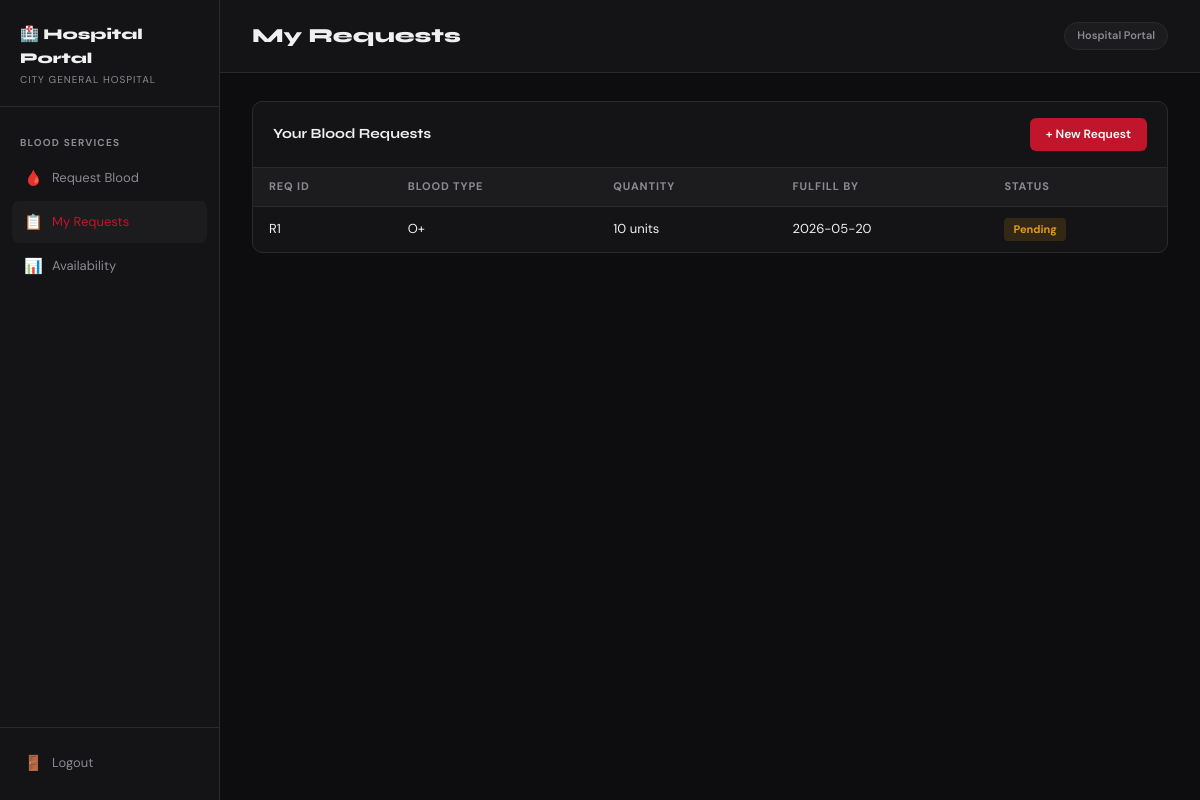
The page /hospital/my_requests (signed in) on the database its author committed.
### tables this page shows
CREATE TABLE tb_hospital (
        H_id INTEGER PRIMARY KEY AUTOINCREMENT,
        H_name TEXT, H_contact TEXT, H_email TEXT,
        H_address TEXT, H_con_person TEXT, password TEXT
    );

CREATE TABLE tb_h_request (
        H_R_id INTEGER PRIMARY KEY AUTOINCREMENT,
        H_id INTEGER, H_R_BloodGrp TEXT, Requested_qnt INTEGER,
        Fulfill_till TEXT, status TEXT DEFAULT 'Pending'
    );

### app.py (the view)
@app.route('/hospital/my_requests')
@hospital_required
def hospital_my_requests():
    h_id = session['hospital_id']
    db   = get_db()
    reqs = db.execute("""SELECT r.*, h.H_name FROM tb_h_request r
                         JOIN tb_hospital h ON r.H_id=h.H_id
                         WHERE r.H_id=? ORDER BY r.H_R_id DESC""", (h_id,)).fetchall()
    db.close()
    return render_template('hospital/my_requests.html', requests=reqs)

### app.py (called while the page is built)
def get_db():
    conn = sqlite3.connect(DB)
    conn.row_factory = sqlite3.Row
    return conn

def hospital_required(f):
    from functools import wraps
    @wraps(f)
    def decorated(*args, **kwargs):
        if session.get('role') != 'hospital':
            return redirect(url_for('login'))
        return f(*args, **kwargs)
    return decorated

### templates/hospital/my_requests.html (shortened to what this page needs)
{% extends 'hospital/base.html' %}
{% block hospital_content %}
<div class="topbar"><h2>My Requests</h2><span class="tag">Hospital Portal</span></div>
<div class="page-content">
  <div class="table-section">
    <div class="table-header"><h3>Your Blood Requests</h3>
      <a href="{{ url_for('hospital_request') }}" class="btn-add">+ New Request</a>
    </div>
    <div class="table-wrap">
      <table>
        <thead><tr><th>Req ID</th><th>Blood Type</th><th>Quantity</th><th>Fulfill By</th><th>Status</th></tr></thead>
        <tbody>
          {% for row in requests %}
          <tr>
            <td>R{{ row['H_R_id'] }}</td>
            <td>{{ row['H_R_BloodGrp'] }}</td>
            <td>{{ row['Requested_qnt'] }} units</td>
            <td>{{ row['Fulfill_till'] }}</td>
            <td><span class="badge {{ row['status']|lower }}">{{ row['status'] }}</span></td>
          </tr>
          {% else %}
          <tr><td colspan="5" style="text-align:center; color:var(--muted); padding:28px;">No requests yet. <a href="{{ url_for('hospital_request') }}" style="color:var(--red);">Submit one →</a></td></tr>
          {% endfor %}
        </tbody>
      </table>
    </div>
  </div>
</div>
{% endblock %}

### templates/hospital/base.html
{% extends 'base.html' %}
{% block body %}
<div class="admin-layout">
  <aside class="sidebar">
    <div class="sidebar-brand">
      <div class="brand-name">🏥 Hospital Portal</div>
      <div class="brand-role">{{ session.get('hospital_name','Hospital') }}</div>
    </div>
    <nav class="sidebar-nav">
      <div class="nav-section">Blood Services</div>
      <a href="{{ url_for('hospital_request') }}" class="sidebar-link {{ 'active' if request.endpoint=='hospital_request' else '' }}">
        <span class="icon">🩸</span> Request Blood
      </a>
      <a href="{{ url_for('hospital_my_requests') }}" class="sidebar-link {{ 'active' if request.endpoint=='hospital_my_requests' else '' }}">
        <span class="icon">📋</span> My Requests
      </a>
      <a href="{{ url_for('hospital_availability') }}" class="sidebar-link {{ 'active' if request.endpoint=='hospital_availability' else '' }}">
        <span class="icon">📊</span> Availability
      </a>
    </nav>
    <div class="sidebar-footer">
      <a href="{{ url_for('logout') }}" class="sidebar-link">
        <span class="icon">🚪</span> Logout
      </a>
    </div>
  </aside>
  <main class="admin-main">
    {% block hospital_content %}{% endblock %}
  </main>
</div>
{% endblock %}

### static/css/style.css (style rules this page uses)
:root { --red: #c0152a; --red-dark: #8b0d1e; --red-bright: #e8192f; --bg: #0d0d0f; --surface: #141416; --surface2: #1c1c1f; --border: #2a2a2e; --text: #f0f0f2; --muted: #8a8a92; --green: #1faa6e; --amber: #e09b1a; --blue: #2563eb; --font-display: 'Syne', sans-serif; --font-body: 'DM Sans', sans-serif; --radius: 10px; }
* { margin:0; padding:0; box-sizing:border-box; }
body { font-family: var(--font-body); background: var(--bg); color: var(--text); font-size: 14px; line-height: 1.6; }
a { color: inherit; text-decoration: none; }
.btn-add { display: inline-flex; align-items: center; gap: 6px; padding: 7px 16px; background: var(--red); color: #fff; border-radius: 6px; font-size: 12px; font-weight: 600; transition: background .2s; }
.admin-layout { display: flex; min-height: 100vh; }
.sidebar { width: 220px; background: var(--surface); border-right: 1px solid var(--border); display: flex; flex-direction: column; position: fixed; top: 0; bottom: 0; overflow-y: auto; }
.sidebar-brand { padding: 22px 20px 18px; border-bottom: 1px solid var(--border); }
.sidebar-brand .brand-name { font-family: var(--font-display); font-size: 15px; font-weight: 800; }
.sidebar-brand .brand-role { font-size: 10px; color: var(--muted); text-transform: uppercase; letter-spacing: .1em; margin-top: 2px; }
.sidebar-nav { padding: 14px 12px; flex: 1; }
.nav-section { font-size: 10px; font-weight: 700; letter-spacing: .12em; text-transform: uppercase; color: var(--muted); padding: 14px 8px 6px; }
.sidebar-link { display: flex; align-items: center; gap: 10px; padding: 9px 12px; border-radius: 7px; font-size: 13px; color: var(--muted); transition: all .15s; margin-bottom: 2px; }
.sidebar-link:hover, .sidebar-link.active { background: var(--surface2); color: var(--text); }
.sidebar-link.active { color: var(--red); }
.sidebar-link .icon { font-size: 15px; width: 18px; text-align: center; }
.sidebar-footer { padding: 14px 12px; border-top: 1px solid var(--border); }
.admin-main { margin-left: 220px; flex: 1; display: flex; flex-direction: column; }
.topbar { display: flex; align-items: center; justify-content: space-between; padding: 20px 32px; border-bottom: 1px solid var(--border); background: var(--surface); }
.topbar h2 { font-family: var(--font-display); font-size: 20px; font-weight: 800; }
.tag { background: var(--surface2); border: 1px solid var(--border); border-radius: 20px; padding: 4px 12px; font-size: 11px; font-weight: 600; color: var(--muted); }
.page-content { padding: 28px 32px; }
.table-section { background: var(--surface); border: 1px solid var(--border); border-radius: var(--radius); overflow: hidden; margin-bottom: 24px; }
.table-header { display: flex; align-items: center; justify-content: space-between; padding: 16px 20px; border-bottom: 1px solid var(--border); }
.table-header h3 { font-family: var(--font-display); font-size: 14px; font-weight: 700; }
.table-wrap { overflow-x: auto; }
table { width: 100%; border-collapse: collapse; }
thead tr { border-bottom: 1px solid var(--border); background: var(--surface2); }
th { padding: 10px 16px; font-size: 11px; font-weight: 700; letter-spacing: .08em; text-transform: uppercase; color: var(--muted); text-align: left; white-space: nowrap; }
td { padding: 11px 16px; font-size: 13px; border-bottom: 1px solid var(--border); white-space: nowrap; }
tbody tr:last-child td { border-bottom: none; }
.badge { display: inline-block; padding: 3px 9px; border-radius: 4px; font-size: 11px; font-weight: 700; }
.badge.pending { background: rgba(224,155,26,.15); color: var(--amber); }

### rows shown on the page
tb_hospital: get "CITY GENERAL HOSPITAL"
tb_h_request: H_R_id "1", H_R_BloodGrp "O+", Requested_qnt "10", Fulfill_till "2026-05-20", status "Pending"
